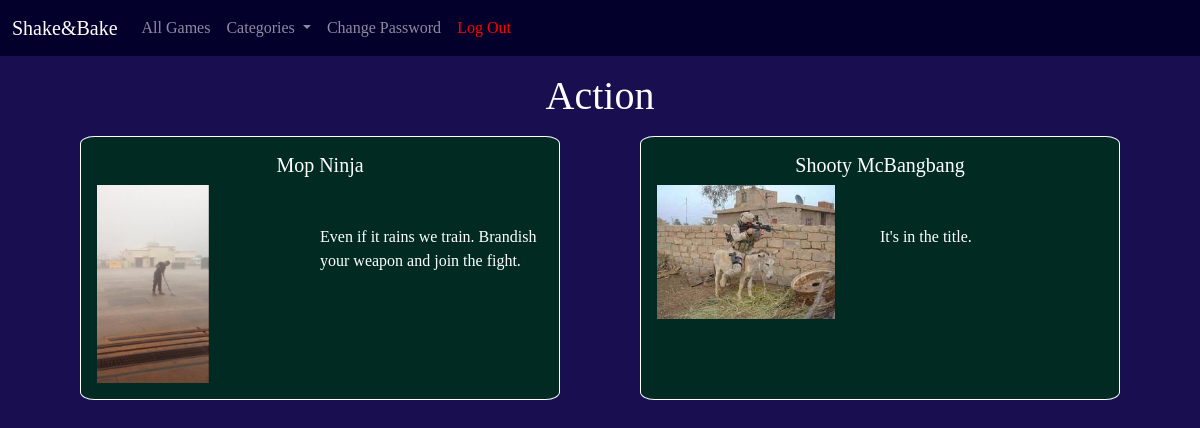
Page /games/action/ (signed in) on the committed database.
### games/models.py (models this page shows, shortened)
class Game(models.Model):
    title=models.CharField(max_length=200)
    link=models.URLField()
    body=models.TextField()
    author=models.ForeignKey(
        get_user_model(),
        on_delete=models.CASCADE
    )
    created_on=models.DateTimeField(auto_now_add=True)
    category = models.CharField(max_length=200, default="None")
    image = models.ImageField(upload_to='images')

### games/views.py (the view)
# urls.py: path('action/', ActionListView.as_view(), name='action'),
class ActionListView(LoginRequiredMixin, ListView):
    model=Game
    template_name="action.html"

### templates/action.html (shortened to what this page needs)
{% extends 'base.html' %}
{% block content %}
<div class="action">
    <div class="page-photo">
        <h1>Action</h1>
    </div>
    <div class="game-list-section">
        {% for game in game_list %}
            {% if game.category == 'Action' %}
                <div class="card">
                    <div class="card-body">
                        <div class="top-of-card">
                            <div class="title-author">
                                <h5 class="card-title"><a href="{% url 'game_detail' game.id %}">{{ game.title|truncatechars:50}}</a></h5>
                            </div>
                        </div>
                        <div class="bottom-of-card">
                            <div class="image" style="background-image: url('/static/{{game.image}}'); background-size:contain; background-repeat: no-repeat;" ></div>
                                <div class= "game-info">
                                    <p class="card-text">{{game.body|truncatechars:100}}</p>
                                </div>
                            </div>
                    </div>
                </div>
            {% endif %}
        {% endfor %}
    </div>
</div>
{% endblock content %}

### static/css/base.css (style rules this page uses)
body { font-family: 'EB Garamond', serif; background-color: #190e4f; width: 100%; color: white; }
.action { display: flex; flex-direction: column; text-align: center; }
.action h1 { margin-top: 1rem; margin-bottom: 1rem; }
.action .game-list-section { display: flex; justify-content: space-evenly; flex-direction: row; flex-wrap: wrap; margin-bottom: 1rem; }
.action .card { display: flex; width: 40%; height: 33vh; background-color: #002a22; border: .5px solid white; border-radius: 3%; }
.action .card-body { display: flex; flex-direction: column; width: 100%; height: 25vh; }
.action .top-of-card { display: flex; flex-direction: row; width: 100%; }
.action .title-author { width: 100%; }
.action .top-of-card h5 a { text-decoration: none; color: white; }
.action .bottom-of-card { display: flex; flex-direction: row; height: 100%; width: 100%; align-items: center; }
.action .image { display: flex; width: 80%; height:100%; margin-right: 10%; justify-content: center; }
.action .game-info { display: flex; flex-direction: row; text-align: center; width: 100%; height: 60%; }
.action .card-text { height: 100%; width: 100%; text-align: left; }

### rows in the picture
Game: title "Mop Ninja", image (picture), body "Even if it rains we train. Brandish your weapon and join the fight."
Game: title "Shooty McBangbang", image (picture), body "It's in the title."
